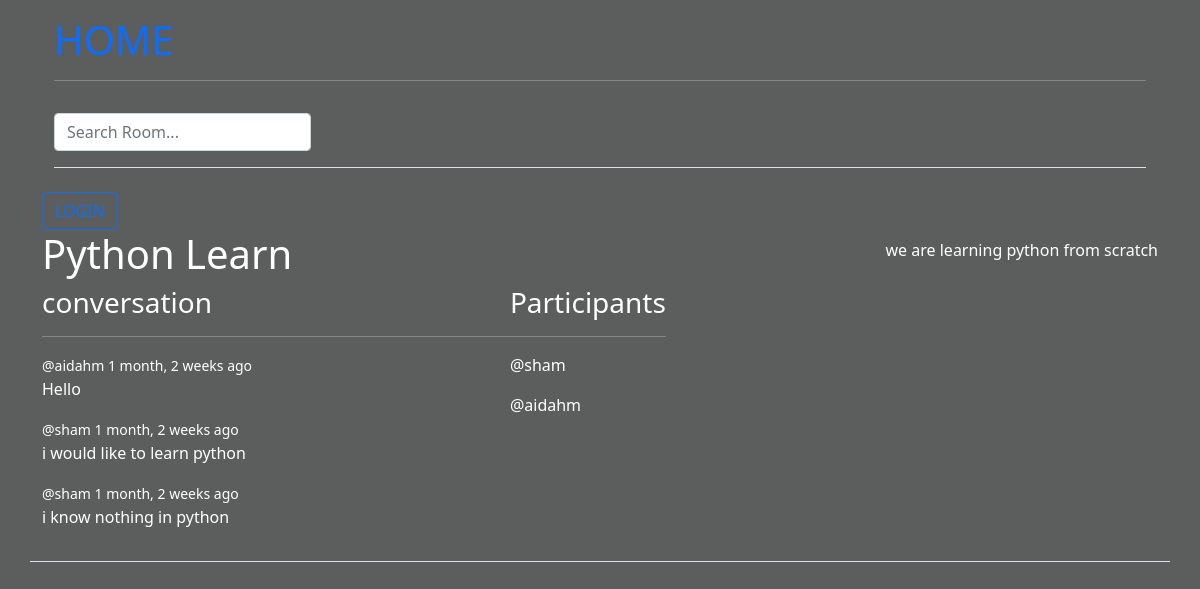
/room/14/, run on the app's committed database.
### prog/models.py (models this page shows, shortened)
class Room(models.Model):
    host =models.ForeignKey(User, on_delete=models.SET_NULL, null=True)
    topic = models.ForeignKey(Topic, on_delete=models.SET_NULL, null=True)
    name = models.CharField(max_length=200)
    description = models.TextField(null=True, blank=True)
    participants = models.ManyToManyField(User, related_name='participants', blank=True)
    updated = models.DateTimeField(auto_now=True)
    created = models.DateTimeField(auto_now_add=True)
    class Meta:
        ordering = ['-updated','-created']

class Message(models.Model):
    user = models.ForeignKey(User, on_delete=models.CASCADE)
    room = models.ForeignKey(Room, on_delete=models.CASCADE)
    body = models.TextField()
    updated = models.DateTimeField(auto_now=True)
    created = models.DateTimeField(auto_now_add=True)
    class Meta:
        ordering = ['-updated','-created']

### prog/views.py (the view, shortened to what this page needs)
# urls.py: path('room/<str:pk>/', views.room, name='room'),
def room(request, pk):
    room = Room.objects.get(id=pk)
    room_messages=room.message_set.all()
    participants = room.participants.all()
    context={'room':room, 'room_messages':room_messages, 'participants':participants}
    return render(request, 'prog/room.html', context)

### prog/templates/prog/room.html (shortened to what this page needs)
{% extends 'main.html' %}
{% block content %}
<h1>{{room.name}}</h1>
<p>{{room.description}}</p>
<div class="room-container">
    <div class="comment-wrapper">
        <div>
            <h3>conversation</h3>
            <hr>
            {% for message in room_messages %}
            <div>
                <small>@{{message.user}} {{message.created|timesince}} ago</small>
                <p>{{message.body}}</p>
            </div>
            {% endfor %}
        </div>
    </div>
    <div>
        <h3>Participants</h3>
        <hr>
        {% for user in participants %}
        <div>
            <p>@{{user.username}}</p>
        </div>
        {% endfor %}
    </div>
</div>
{% endblock %}

### templates/main.html (shortened to what this page needs)
<!DOCTYPE html>
{% load static %}
<html lang="en">
<head>
    <link rel="stylesheet" type="text/css" media="screen" href="{% static 'bootstrap/css/bootstrap.min.css' %}">
    <link rel="stylesheet" type="text/css" media="screen" href="{% static 'styles/main.css' %}">
</head>
<body>
    <main class="container d-flex flex-wrap align-items-center justify-content-center justify-content-md-between py-3 mb-4 border-bottom">
    {% include 'navbar.html' %}
    <div class="col-md-12 text-start">
        {% if request.user.is_authenticated %}
        <h2>hello {{request.user}}</h2>
            <a href="{% url 'logout' %}"><button type="button" class="btn btn-outline-primary me-2">LOGOUT</button></a>
            {% else %}
            <a href="{% url 'login' %}"><button type="button" class="btn btn-outline-primary me-2">LOGIN</button></a>
        {% endif %}
    </div>
    {% block content %}
    {% endblock %}
    </main>
</body>
</html>

### templates/navbar.html (shortened to what this page needs)
  <div class="container">
    <a href="/">
        <h1>HOME</h1>
    </a>
    <hr>
    <header class="d-flex flex-wrap align-items-center justify-content-center justify-content-md-between py-3 mb-4 border-bottom">
        <form action="" class="col-12 col-lg-auto mb-3 mb-lg-0 me-lg-3">
            <input type="text" class="form-control form-control-dark" name="q" placeholder="Search Room...">
        </form>
    </header>
  </div>

### static/styles/main.css (style rules this page uses)
body { background-color:rgba(86, 88, 88, 0.959) !important; color: #fff; }
a { text-decoration: none!important; }

### prog/templates/prog/room.html (style rules this page uses)
.room-container { display: grid; grid-template-columns: 3fr 1fr; }

### data on the page
Room: name "Python Learn", description "we are learning python from scratch"
Message: user "aidahm", created "1 month, 2 weeks", body "Hello"
Message: user "sham", created "1 month, 2 weeks", body "i would like to learn python"
Message: user "sham", created "1 month, 2 weeks", body "i know nothing in python"

### other printed values
{{ user.username }} "sham"
{{ user.username }} "aidahm"
